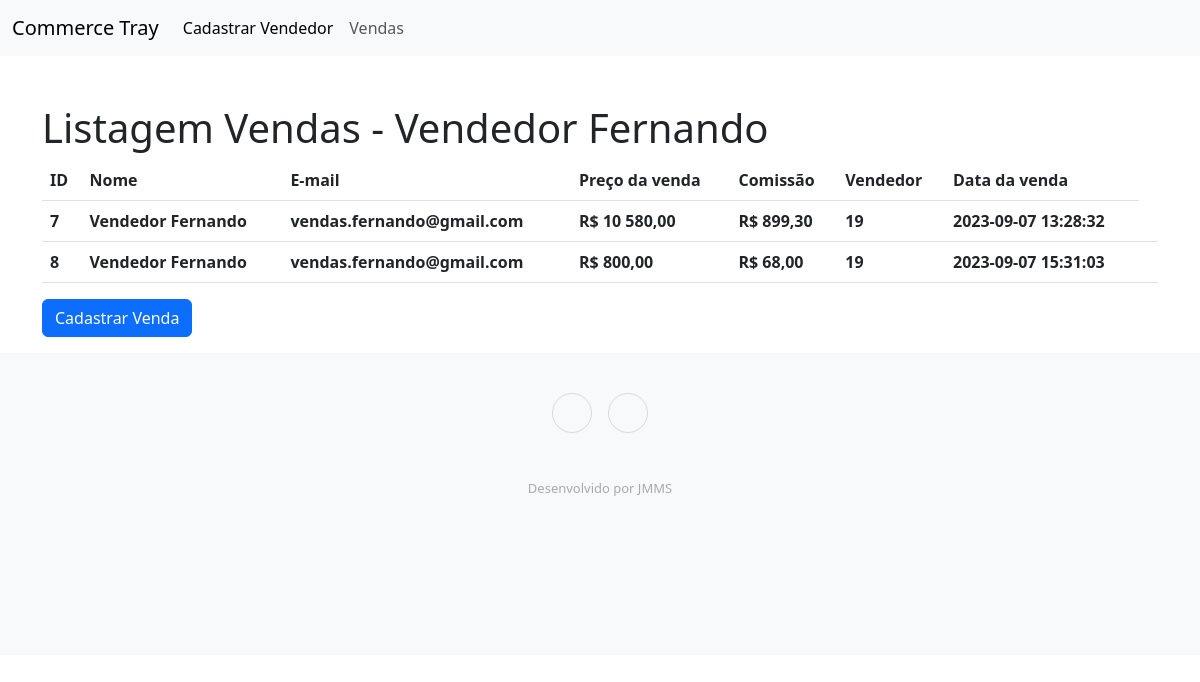
Screenshot of /ver_vendas.php?id=19 with the database file from the repository.
### tables this page shows
CREATE TABLE IF NOT EXISTS `sellers` (
  `id` int NOT NULL AUTO_INCREMENT,
  `seller_name` varchar(255) NOT NULL,
  `seller_email` varchar(255) NOT NULL,
  `created_at` timestamp NOT NULL,
  PRIMARY KEY (`id`)
);

CREATE TABLE IF NOT EXISTS `sales` (
  `sales_id` int NOT NULL AUTO_INCREMENT,
  `sales_price` varchar(255) NOT NULL,
  `sales_commission` varchar(255) NOT NULL,
  `seller_id` int NOT NULL,
  `created_at` timestamp NOT NULL,
  PRIMARY KEY (`sales_id`)
);

### models/sales.php (called while the page is built, shortened)
<?php
function buscar_vendas_por_vendedor($id) {
    $lista = [];
    $sql = $GLOBALS['pdo']->query("SELECT * FROM sales WHERE seller_id = {$id}");
    if($sql->rowCount() > 0) {
        $lista = $sql->fetchAll(PDO::FETCH_ASSOC);
    }
    return $lista;
}
function buscar_nome_email_por_vendedor($id) {
    $lista = [];
    $sql = $GLOBALS['pdo']->query("SELECT seller_name, seller_email
                                    FROM sellers
                                    INNER JOIN sales
                                    ON sellers.id = sales.seller_id WHERE seller_id = {$id}");
    if($sql->rowCount() > 0) {
        $lista = $sql->fetchAll(PDO::FETCH_ASSOC);
    }
    return $lista;
}
?>

### ver_vendas.php (the view, shortened to what this page needs)
<?php require 'app/config.php';
require 'models/sales.php';
$id_vendedor = filter_input(INPUT_GET, 'id');
$lista_nome_email_vendedor = buscar_nome_email_por_vendedor($id_vendedor);
$listagem = reset($lista_nome_email_vendedor);
$lista = buscar_vendas_por_vendedor($id_vendedor);
?>
<!doctype html>
<html lang="pt-br">
  <head>
    <?php include_once("includes/head.php"); ?>
  </head>
  <body>
    <?php include_once("includes/nav.php"); ?>
    <div class="container">
        <div class="row">
            <div class="col mt-5">
                <h1>Listagem Vendas - <?= $listagem > 0 ? $listagem['seller_name'] : '';?></h1>
                <table class="table">
                    <thead>
                        <tr>
                        <th scope="col">ID</th>
                        <th scope="col">Nome</th>
                        <th scope="col">E-mail</th>
                        <th scope="col">Preço da venda</th>
                        <th scope="col">Comissão</th>
                        <th scope="col">Vendedor</th>
                        <th scope="col">Data da venda</th>
                        </tr>
                    </thead>
                <?php foreach($lista as $sale): ?>
                    <tbody>
                        <tr>
                        <th scope="row"><?=$sale["sales_id"]; ?></th>
                        <th scope="row"><?=$listagem["seller_name"]; ?></th>
                        <th scope="row"><?=$listagem["seller_email"]; ?></th>
                        <th scope="row">R$ <?=number_format($sale["sales_price"], 2, ',', ' '); ?></th>
                        <th scope="row">R$ <?=number_format($sale["sales_commission"], 2, ',', ' '); ?></th>
                        <th scope="row"><?=$sale["seller_id"]; ?></th>
                        <th scope="row"><?=$sale["created_at"]; ?></th>
                        <td>
                        </td>
                        </tr>
                    </tbody>
                <?php endforeach;?>
                </table>
                <div class="mb-3">
                <a href="cadastrar_venda.php" class='btn btn-primary'>Cadastrar Venda</a>
                </div>
            </div>
        </div>
    </div>
    <?php include_once("includes/footer.php"); ?>
  </body>
</html>

### rows the page displays
sellers: seller_name "Vendedor Fernando"
sales: sales_id "7", seller.seller_name "Vendedor Fernando", seller.seller_email "vendas.fernando@gmail.com", sales_price "10 580,00", sales_commission "899,30", seller "19", created_at "2023-09-07 13:28:32"
sales: sales_id "8", seller.seller_name "Vendedor Fernando", seller.seller_email "vendas.fernando@gmail.com", sales_price "800,00", sales_commission "68,00", seller "19", created_at "2023-09-07 15:31:03"
